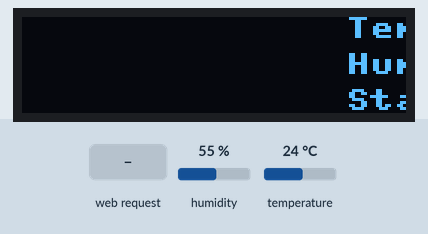
Simulated run of this program. Board: Raspberry Pi Pico running MicroPython. On the bench: 128×32 one-colour display. The test bench sets the inputs (shaded band); at power-on: humidity 55 %, temperature 24 °C. WiFi joins after 1.5 s; the clock reads 2024-03-15 10:24:30 at power-on unless the program sets it; web requests get an empty 200 reply after 0.4 s; library files of the repository ran but are not shown: ssd1306.py, ahtx0.py; what the program prints to the serial console is not drawn.

Above: at 3.39 s.
3.4 s: HTTP request GET /stats received
5.0 s: HTTP request GET /health received
6.5 s: HTTP request GET / received
At 11.43 s:
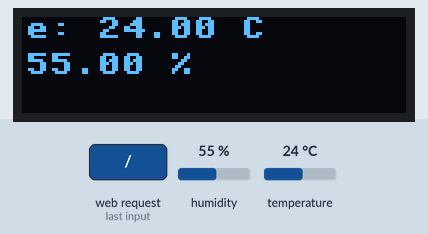
At 13.83 s:
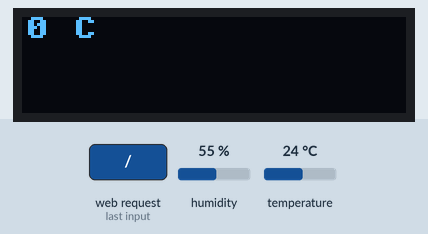

The program:

main.py
```python
# Display Image & text on I2C driven ssd1306 OLED display
import asyncio
from asyncio import sleep

from machine import Pin, I2C

from modules.config import getISO8601Time, loadEnvVariablesForSender
from modules.displayFuncs import displayScroll
from modules.sender import sendStats
from modules.ssd1306 import SSD1306_I2C
from modules.ahtx0 import AHT10
from modules.wifi import connectToWifi, syncTime
from modules.server import runServer


def main() -> None:
    oled = getOledConfig()
    aht = getAht10Config()
    loop = asyncio.get_event_loop()
    configSender = loadEnvVariablesForSender()
    deviceIdName = configSender['deviceId']
    if connectToWifi(oled):
        syncTime()
        loop.create_task(displayScroll(oled, aht, delay=0.03))
        loop.create_task(sendStatsPeriodically(aht))
        loop.create_task(runServer(aht, deviceIdName))
    else:
        line = ["Could not connect with wifi... check configuration"]
        loop.create_task(displayScroll(oled=oled, lines=line, aht=None, delay=0.02))
    loop.run_forever()


def getAht10Config() -> AHT10:
    # I2C1 – AHT10
    i2c_aht = I2C(1, sda=Pin(2), scl=Pin(3), freq=100000)
    aht = AHT10(i2c_aht)
    return aht


def getOledConfig() -> SSD1306_I2C:
    # I2C0 – OLED
    WIDTH = 128  # oled display width
    HEIGHT = 32  # oled display height
    i2c_oled = I2C(0, sda=Pin(0), scl=Pin(1), freq=400000)
    oled = SSD1306_I2C(WIDTH, HEIGHT, i2c_oled)
    return oled


async def sendStatsPeriodically(aht):
    while True:
        print("Temp:", round(aht.temperature,2), "Hum:", round(aht.relative_humidity,2), "Status:", aht.status, "Timestamp", getISO8601Time())
        sendStats(aht)

        await sleep(30)

if __name__ == "__main__":
    main()
```

config.py
```python
import time

import ujson as json
import os

def loadEnvVariablesForSender():
    try:
        if 'env.json' not in os.listdir():
            print("Not found file env.json - could not prepare and send payload!!")
            return None
        with open('env.json', 'r') as f:
            config = json.load(f)
            return {'hostServer': config['hostServer'],
                    'deviceId': config['deviceId']}
    except Exception as e:
        print("Error during read env.json:", e)
        return None

def loadEnvVariablesForWifi():
    try:
        if 'env.json' not in os.listdir():
            print("Not found file env.json - could not connect  to WIFI!!")
            return None
        with open('env.json', 'r') as f:
            config = json.load(f)
            return {'ssid': config['ssid'],
                    'password': config['password']}
    except Exception as e:
        print("Error during read env.json:", e)
        return None

def getISO8601Time():
    t = time.localtime()
    return  "{:04}-{:02}-{:02}T{:02}:{:02}:{:02}".format(
        t[0], t[1], t[2], t[3], t[4], t[5]
    )
```

displayFuncs.py
```python
import asyncio
import framebuf

async def displayScroll(oled, aht, lines=None, delay=0.001):
    oled_width = oled.width
    line_height = 8

    while True:
        if lines is None:
            current_lines = [
                f"Temperature: {aht.temperature:.2f} C",
                f"Humidity: {aht.relative_humidity:.2f} %",
                f"Status: {aht.status}"
            ]
        else:
            current_lines = lines

        line_buffers = []
        max_scroll = oled_width

        for line in current_lines:
            text_width = len(line) * 8
            buf = bytearray(text_width * line_height // 8)
            fb = framebuf.FrameBuffer(buf, text_width, line_height, framebuf.MONO_VLSB)
            fb.fill(0)
            fb.text(line, 0, 0, 1)
            line_buffers.append((fb, text_width))
            if text_width > max_scroll:
                max_scroll = text_width

        for offset in range(max_scroll + oled_width):
            oled.fill(0)
            for i, (fb, width) in enumerate(line_buffers):
                x_pos = oled_width - offset
                if x_pos < oled_width and x_pos + width > 0:
                    oled.blit(fb, x_pos, i * 12)
            oled.show()
            await asyncio.sleep(delay)
```

sender.py
```python
import ujson
import urequests

from modules.config import getISO8601Time, loadEnvVariablesForSender


def sendStats(aht):
    configSender = loadEnvVariablesForSender()
    url = configSender['hostServer']
    deviceIdName = configSender['deviceId']
    payload = getPayload(aht, deviceIdName)
    sendPayload(payload, url)

def sendPayload(payload, url):
    headers = {'Content-Type': 'application/json'}
    try:
        response = urequests.post(
            url+'/api/v1/stats/collect/temperature',
            data=ujson.dumps(payload),
            headers=headers)
        print(f"Status code: {response.status_code}")
        print(f"Response body: {response.text}")

        response.close()
    except Exception as e:
        print(f"Fetched exception: {e}")

def getPayload(aht,deviceId):
    return {
        "timestamp": getISO8601Time(),
        "temp": round(aht.temperature, 2),
        "humidity": round(aht.relative_humidity, 2),
        "status": "up",
        "deviceId": deviceId
    }
```

wifi.py
```python
import time

import network
import ntptime

from modules.config import loadEnvVariablesForWifi
from modules.displayFuncs import displayScroll


def connectToWifi(oled):
    wifiConfig = loadEnvVariablesForWifi()
    if wifiConfig is None:
        print("Could not load wifi configuration.")
        return False
    ssid = wifiConfig['ssid']
    password = wifiConfig['password']
    wlan = network.WLAN(network.STA_IF)
    wlan.active(True)

    print("Connecting to wifi")
    wlan.connect(ssid, password)
    timeout = 15
    while timeout > 0:
        if wlan.status() == 3:
            print("Connected with WiFi. IP: ", wlan.ifconfig()[0])
            return True
        timeout -= 1
        displayScroll(oled=oled, lines=["Connecting to wifi...", f"Timeout will be in {timeout} seconds"], aht=None, delay=0.001)
        time.sleep(1)
    print("Could not connect with WiFI")
    return False

def syncTime():
    try:
        print("Synchronizing time with NTP...")
        ntptime.settime()
        print(f"Synchronized time: {time.localtime()}")
    except Exception as e:
        print("Error during synchronizing time:", e)
```

server.py
```python
import uasyncio as asyncio
import ujson as json

from modules.sender import getPayload


async def runServer(aht, deviceIdName):
    async def serveClient(reader, writer):
        requestLine = await reader.readline()
        while await reader.readline() != b"\r\n":
            pass  # avoid headers

        try:
            requestStr = requestLine.decode('utf-8')
        except UnicodeError:
            requestStr = requestLine.decode('utf-8', 'ignore')
        print("Request line:", requestStr)

        if 'GET /stats' in requestStr:
            state = getPayload(aht, deviceIdName)
            response = 'HTTP/1.0 200 OK\r\nContent-Type: application/json\r\n\r\n' + json.dumps(state)
        elif 'GET /health' in requestStr:
            response = 'HTTP/1.0 200 OK\r\nContent-Type: text/plain\r\n\r\nOK'

        elif 'GET /' in requestStr or requestStr == 'GET / HTTP/1.1':
            response = 'HTTP/1.0 200 OK\r\nContent-Type: text/plain\r\n\r\nBrian\'s Brain is running. Use /stats or /health'

        else:
            response = 'HTTP/1.0 404 Not Found\r\nContent-Type: text/plain\r\n\r\nNot Found'

        writer.write(response.encode())
        await writer.drain()
        await writer.wait_closed()

    server = await asyncio.start_server(serveClient, "0.0.0.0", 80)
    print("Server HTTP running on port 80")
    await server.wait_closed()
```
